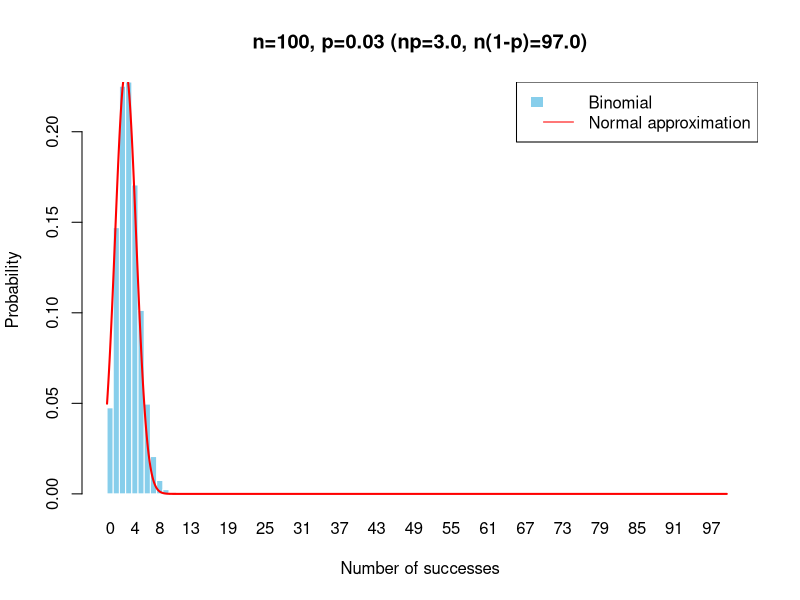
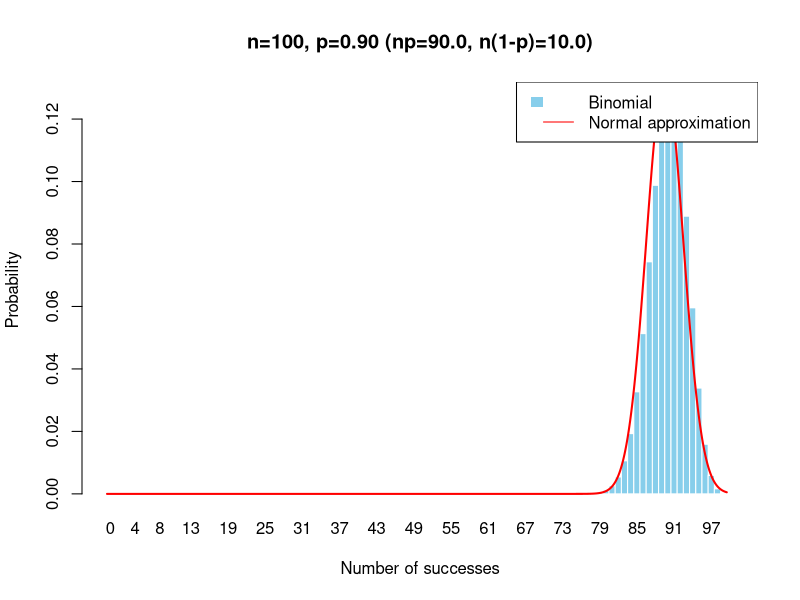
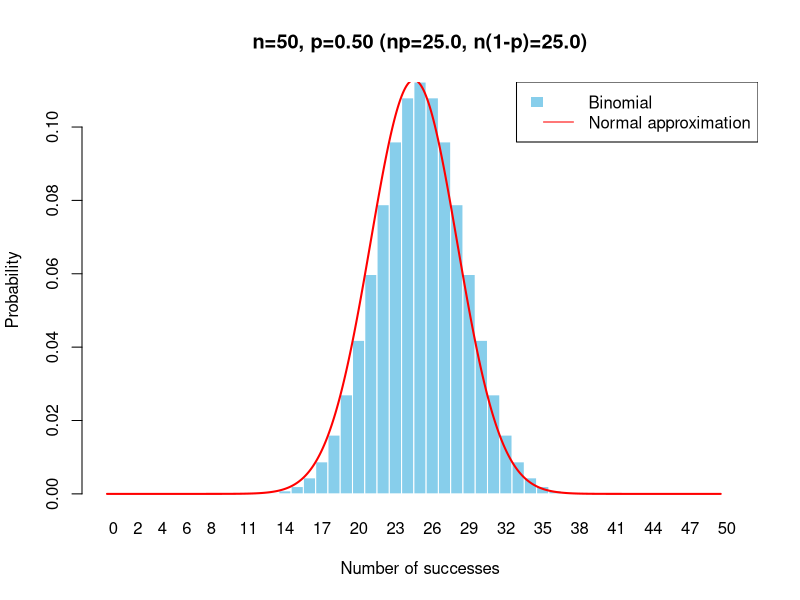
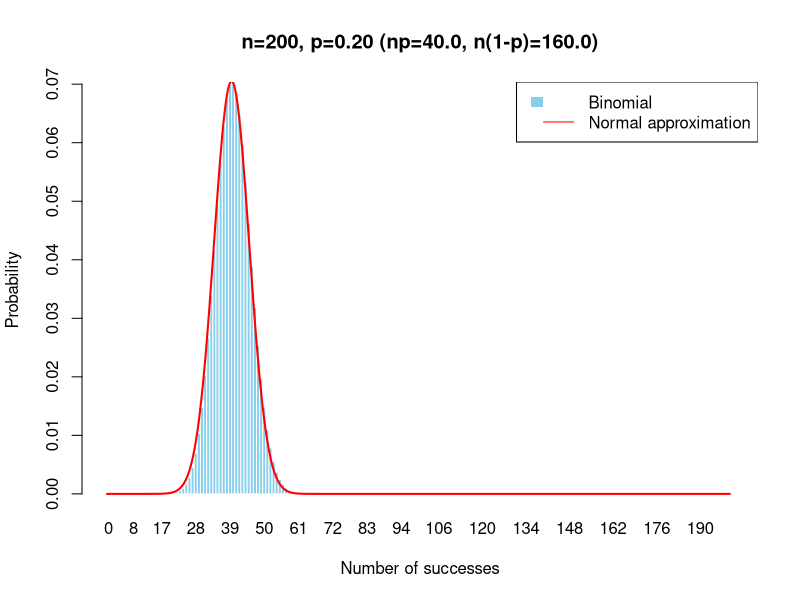

Write the R code that produced these figures, in order.
# Clear environment and graphics
rm(list = ls())
graphics.off()

plot_binomial_vs_normal <- function(n, p) {
  x <- 0:n
  binom_probs <- dbinom(x, n, p)
  mean <- n * p
  sd <- sqrt(n * p * (1 - p))
  
  bar_centers <- barplot(binom_probs, names.arg = x, space = 0,
                         main = sprintf("n=%d, p=%.2f (np=%.1f, n(1-p)=%.1f)", 
                                        n, p, n*p, n*(1-p)),
                         xlab = "Number of successes", ylab = "Probability",
                         col = "skyblue", border = "white")
  
  x_cont <- seq(0, n, 0.1)
  lines(x_cont, dnorm(x_cont, mean, sd), col = "red", lwd = 2)
  
  legend("topright", legend = c("Binomial", "Normal approximation"), 
         fill = c("skyblue", NA), border = NA, lty = c(NA, 1), col = c("black", "red"))
}

# Run each manually to zoom and inspect clearly
plot_binomial_vs_normal(100, 0.03)
plot_binomial_vs_normal(100, 0.9)
plot_binomial_vs_normal(50, 0.5)
plot_binomial_vs_normal(200, 0.2)
